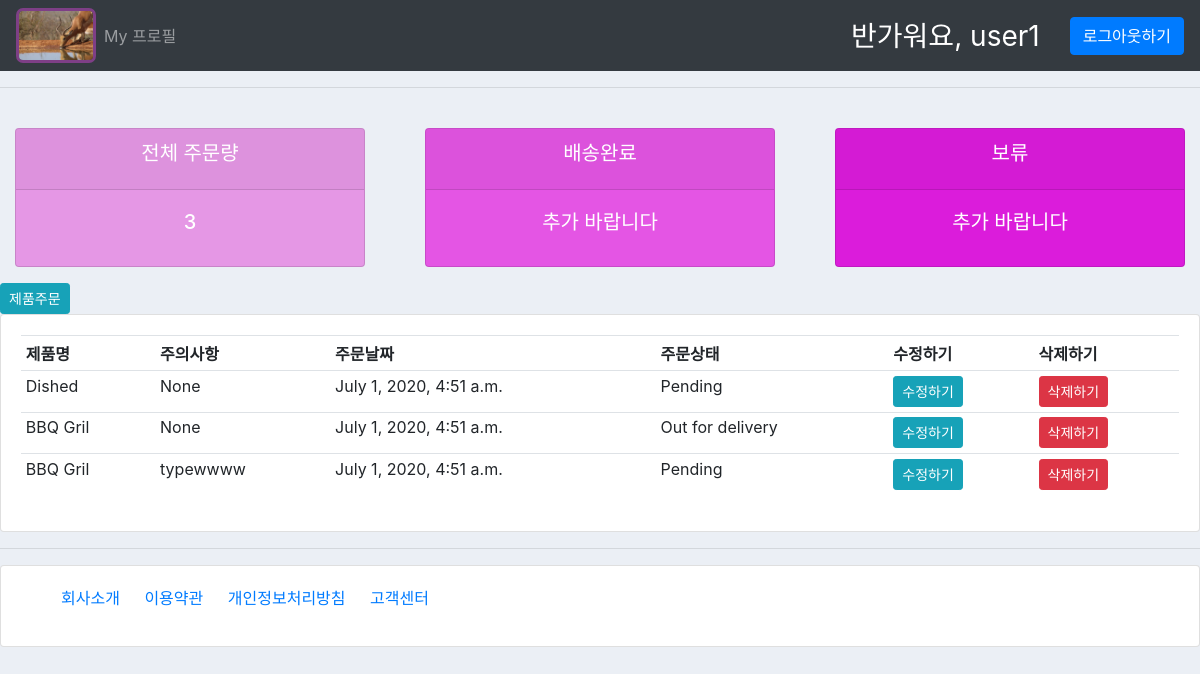
Page /user/ (signed in) on the earlier database version.
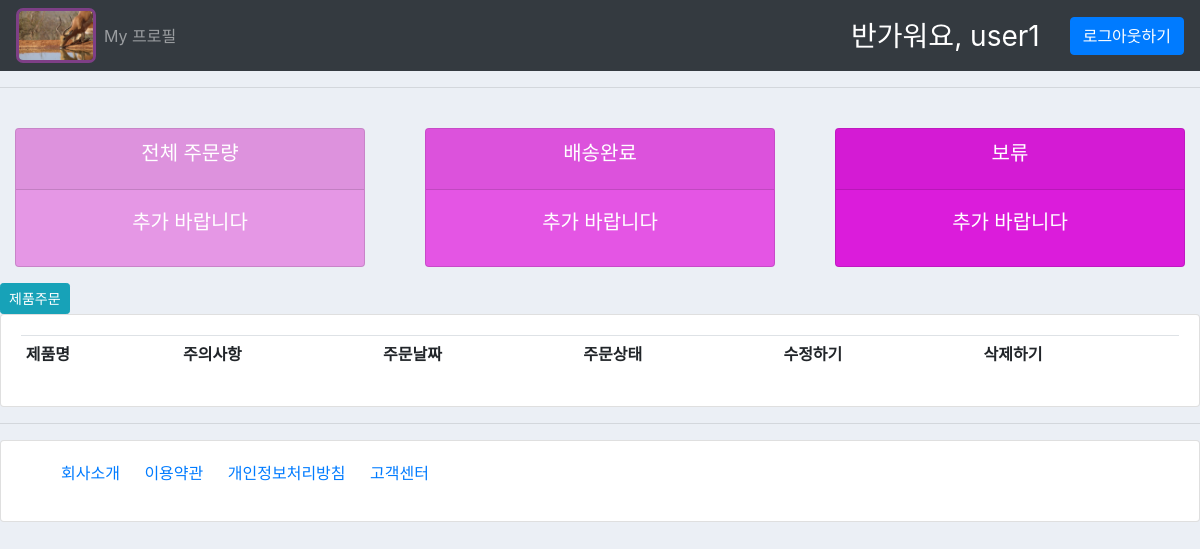
Same page on the later database version.
### accounts/models.py (models this page shows, shortened)
class Order(models.Model):
    STATUS =(
        ('보류중', '보류중'),
        ('출고완료', '출고완료'),
        ('배송완료', '배송완료'),
    )
    customer= models.ForeignKey(Customer,on_delete=models.CASCADE, null=True)
    product=models.ForeignKey(Products,on_delete=models.CASCADE, null=True)
    date_created = models.DateTimeField(auto_now_add=True, null=True)
    status = models.CharField(max_length=200, null=True, choices=STATUS)
    note = models.CharField(max_length=1000,null=True,blank=True)

class Products(models.Model):
    CATEGORY=(
        ('강아지', '강아지'),
        ('고양이', '고양이'),
    )
    name=models.CharField(max_length=200, null=True)
    price= models.FloatField(null=True)
    category=models.CharField(max_length=200, null=True, choices=CATEGORY)
    description=models.CharField(max_length=200, null=True, blank=True)
    date_created = models.DateTimeField(auto_now_add=True, null=True)
    tags = models.ManyToManyField(Tag)
    def __str__(self):
        return self.name

### accounts/decorators.py (the view)
        def wrapper_func(request, *args, **kwargs):
            group = None
            if request.user.groups.exists():
                group = request.user.groups.all()[0].name #group테이블의 pk를 제외한 유일한 컬럼"name"
            if group in allowed_roles:
                return view_func(request, *args, **kwargs)
            else:
                return HttpResponse("접근이 허가되지 않은 사용자입니다 %s만 접근하세요" % allowed_roles)
            return view_func(request, *args, **kwargs)

### accounts/views.py (called while the page is built)
@login_required(login_url='login')
@allowed_users(allowed_roles=['customer'])
def userPage(request):
    a = Group.objects.get(name='customer')
    orders = request.user.customer.order_set.all()
    total_orders= orders.count()
    delivered = orders.filter(status='배송완료').count()
    pending = orders.filter(status='보류중').count()
    context={
        'orders':orders,
         'total_orders':total_orders,
        'delivered':delivered,
        'pending':pending,
    }
    return render(request,'accounts/user.html', context)

### accounts/templates/accounts/user.html
{% extends 'accounts/main.html' %}
{% block content %}
{% include 'accounts/status.html' %}
<div>
    <a href="{% url 'create_order' request.user.customer.id %}" class="btn btn-sm btn-info">제품주문</a>
</div>
<div class="row">
    <div class="col-md">
        <div class="card card-body">
            <table class="table table-sm">
                <tr>
                    <th>제품명</th>
                    <th>주의사항</th>
                    <th>주문날짜</th>
                    <th>주문상태</th>
                    <th>수정하기</th>
                    <th>삭제하기</th>
                </tr>
                {% for order in orders %}
                <tr>
                    <td>{{order.product}}</td>
                    <td>{{order.note}}</td>
                    <td>{{order.date_created}}</td>
                    <td>{{order.status}}</td>
                    <td><a class="btn btn-sm btn-info" href="{% url 'update_order' order.id %}">수정하기</td>
                    <td><a class="btn btn-sm btn-danger" href="{% url 'delete_order' order.id %}">삭제하기</td>
                </tr>
                {% endfor %}
            </table>
        </div>
    </div>
</div>
{% endblock %}

Differences in the rows shown:
removed Order: product "Dished", note "None", date_created "July 1, 2020, 4:51 a.m.", status "Pending"
removed Order: product "BBQ Gril", note "None", date_created "July 1, 2020, 4:51 a.m.", status "Out for delivery"
removed Order: product "BBQ Gril", note "typewwww", date_created "July 1, 2020, 4:51 a.m.", status "Pending"
Other differences:
{{ total_orders }}: "3" → (not shown)
text now shown: "추가 바랍니다"
